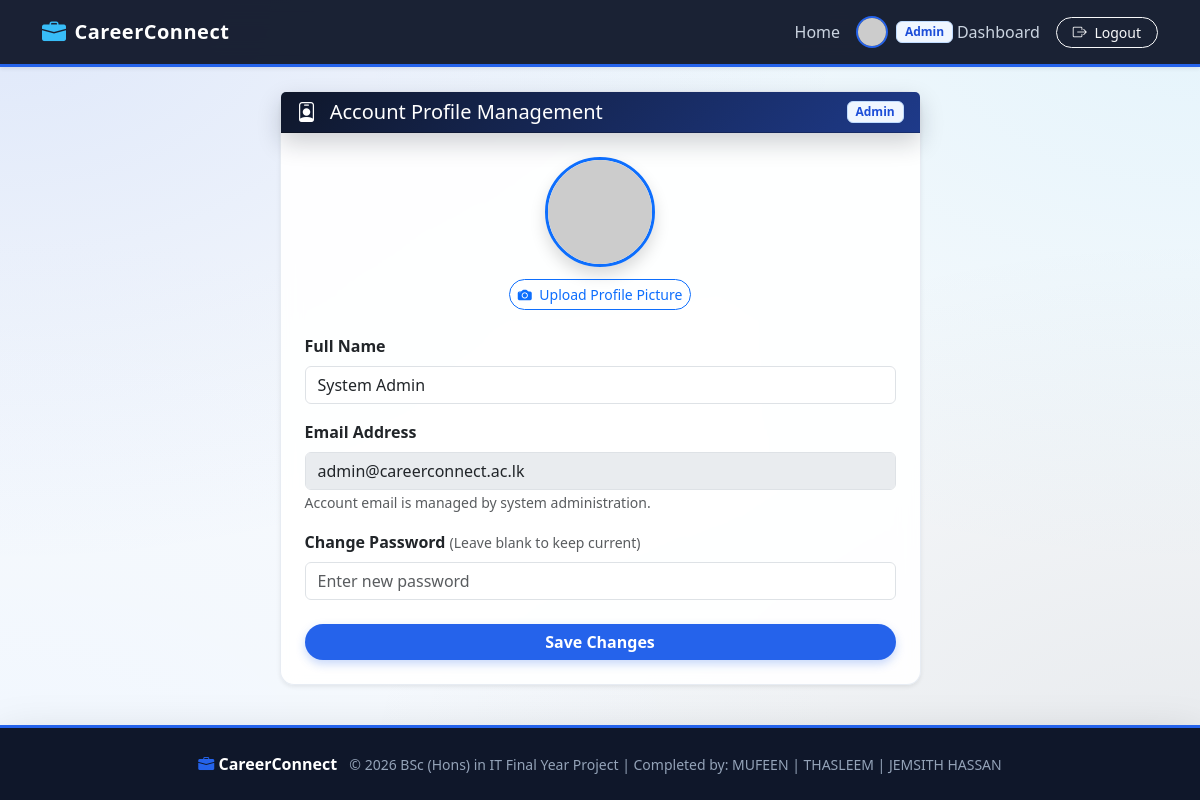
/user_profile.php (signed in), run on the app's committed database.
### tables this page shows
CREATE TABLE users (
            user_id INTEGER PRIMARY KEY AUTOINCREMENT,
            name TEXT NOT NULL,
            email TEXT NOT NULL UNIQUE,
            password TEXT NOT NULL,
            role TEXT NOT NULL CHECK (role IN ('Student', 'Employer', 'Coordinator', 'Admin')),
            profile_pic TEXT DEFAULT NULL,
            created_at DATETIME DEFAULT CURRENT_TIMESTAMP
        );

### user_profile.php (the view, shortened to what this page needs)
<?php
$db = Database::getConnection();
$userId  = $_SESSION['user_id'];
$stmt = $db->prepare("SELECT name, email, role, profile_pic FROM users WHERE user_id = :uid");
$stmt->execute([':uid' => $userId]);
$user = $stmt->fetch();
require_once __DIR__ . '/includes/header.php';
?>
<div class="row justify-content-center">
    <div class="col-md-7">
        <div class="card shadow-sm">
            <div class="card-header bg-corporate-hero text-white d-flex justify-content-between align-items-center">
                <h5 class="mb-0"><i class="bi bi-person-badge me-2"></i> Account Profile Management</h5>
                <span class="badge badge-sapphire"><?= htmlspecialchars($user['role']) ?></span>
            </div>
            <div class="card-body p-4">
                <form method="POST" enctype="multipart/form-data">
                    <div class="text-center mb-4">
                        <img src="<?= getProfilePicPath($user['profile_pic']) ?>" class="rounded-circle shadow border border-3 border-primary mb-2" style="width: 110px; height: 110px; object-fit: cover;">
                        <div>
                            <label class="btn btn-sm btn-outline-primary rounded-pill mt-1">
                                <i class="bi bi-camera-fill me-1"></i> Upload Profile Picture
                            </label>
                        </div>
                    </div>
                    <div class="mb-3">
                        <label class="form-label fw-bold">Full Name</label>
                        <input type="text" name="name" class="form-control" value="<?= htmlspecialchars($user['name']) ?>" required>
                    </div>
                    <div class="mb-3">
                        <label class="form-label fw-bold">Email Address</label>
                        <input type="email" class="form-control" value="<?= htmlspecialchars($user['email']) ?>" disabled>
                        <small class="text-muted">Account email is managed by system administration.</small>
                    </div>
                    <div class="mb-4">
                        <label class="form-label fw-bold">Change Password <small class="text-muted fw-normal">(Leave blank to keep current)</small></label>
                        <input type="password" name="password" class="form-control" placeholder="Enter new password">
                    </div>
                    <button type="submit" class="btn btn-sapphire w-100 rounded-pill">Save Changes</button>
                </form>
            </div>
        </div>
    </div>
</div>
<?php require_once __DIR__ . '/includes/footer.php'; ?>

### includes/header.php (style rules this page uses)
:root { --navy-900: #0f172a; --navy-800: #1e293b; --sapphire-600: #2563eb; --sapphire-700: #1d4ed8; --sapphire-50: #eff6ff; --slate-800: #1e293b; --slate-600: #475569; }
body { background: radial-gradient(at 0% 0%, rgba(37, 99, 235, 0.12) 0px, transparent 50%), radial-gradient(at 100% 0%, rgba(56, 189, 248, 0.10) 0px, transparent 50%), radial-gradient(at 100% 100%, rgba(30, 41, 59, 0.08) 0px, transparent 50%), radial-gradient(at 0% 100%, rgba(239, 246, 255, 0.8) 0px, transparent 50%), #f8fafc; background-attachment: fixed; color: var(--slate-800); font-family: 'Segoe UI', system-ui, -apple-system, sans-serif; min-height: 100vh; }
.btn-sapphire { background-color: var(--sapphire-600); color: #ffffff; border: none; font-weight: 600; box-shadow: 0 4px 10px rgba(37, 99, 235, 0.25); transition: all 0.2s ease; }
.card { background: rgba(255, 255, 255, 0.92); backdrop-filter: blur(10px); border: 1px solid rgba(226, 232, 240, 0.8); border-radius: 14px; box-shadow: 0 4px 15px rgba(15, 23, 42, 0.05); transition: transform 0.25s ease, box-shadow 0.25s ease; }
.bg-corporate-hero { background: linear-gradient(135deg, var(--navy-900) 0%, #1e3a8a 100%); color: #ffffff; border-radius: 16px; box-shadow: 0 10px 25px rgba(15, 23, 42, 0.2); }
.badge-sapphire { background-color: var(--sapphire-50); color: var(--sapphire-700); border: 1px solid #bfdbfe; font-weight: 600; }

### data on the page
users: role "Admin", name "System Admin", email "admin@careerconnect.ac.lk"

### other printed values
$_SESSION['role'] "Admin"
